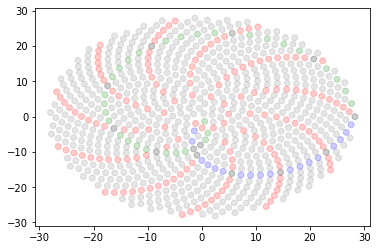

The script that drew this image:
# -*- coding: utf-8 -*-

# %%

import numpy as np
import matplotlib.pyplot as plt


phi = (1 + np.sqrt(5)) / 2

g = (2 * np.pi) * (1 - 1/phi)

N = 800
n = np.arange(N)

points = np.sqrt(N - n) * [np.cos(n*g), np.sin(n*g)]

fig, ax = plt.subplots()

# all points
ax.scatter(*points, c='k', alpha = 0.1)

# draw colored points
for k, color in zip([5, 21, 34], ['r', 'g', 'b']):
    ax.scatter(*points[:, n % k == 0],
               c=color, 
               label=f'k={k}',
               alpha=0.6)
